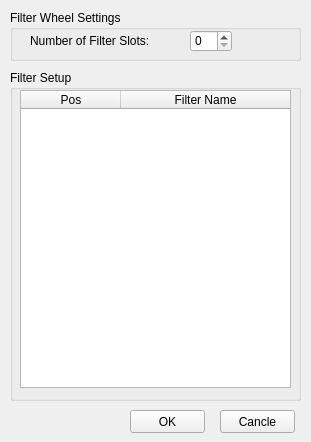
<?xml version="1.0" encoding="UTF-8"?>
<ui version="4.0">
 <class>CFWSetup</class>
 <widget class="QDialog" name="CFWSetup">
  <property name="geometry">
   <rect>
    <x>0</x>
    <y>0</y>
    <width>311</width>
    <height>442</height>
   </rect>
  </property>
  <property name="windowTitle">
   <string>Color Filter Wheel Setup</string>
  </property>
  <widget class="QPushButton" name="pushButton_cancle">
   <property name="geometry">
    <rect>
     <x>220</x>
     <y>410</y>
     <width>75</width>
     <height>23</height>
    </rect>
   </property>
   <property name="text">
    <string>Cancle</string>
   </property>
   <property name="autoDefault">
    <bool>false</bool>
   </property>
  </widget>
  <widget class="QGroupBox" name="groupBox_filterSetup">
   <property name="geometry">
    <rect>
     <x>10</x>
     <y>70</y>
     <width>291</width>
     <height>331</height>
    </rect>
   </property>
   <property name="title">
    <string>Filter Setup</string>
   </property>
   <widget class="QTableWidget" name="tableWidget_cfwSetup">
    <property name="geometry">
     <rect>
      <x>10</x>
      <y>20</y>
      <width>271</width>
      <height>298</height>
     </rect>
    </property>
    <property name="lineWidth">
     <number>1</number>
    </property>
    <property name="midLineWidth">
     <number>0</number>
    </property>
    <property name="gridStyle">
     <enum>Qt::SolidLine</enum>
    </property>
    <property name="rowCount">
     <number>0</number>
    </property>
    <attribute name="horizontalHeaderHighlightSections">
     <bool>true</bool>
    </attribute>
    <attribute name="horizontalHeaderMinimumSectionSize">
     <number>22</number>
    </attribute>
    <attribute name="horizontalHeaderShowSortIndicator" stdset="0">
     <bool>false</bool>
    </attribute>
    <attribute name="horizontalHeaderStretchLastSection">
     <bool>true</bool>
    </attribute>
    <attribute name="verticalHeaderVisible">
     <bool>false</bool>
    </attribute>
    <attribute name="verticalHeaderMinimumSectionSize">
     <number>22</number>
    </attribute>
    <attribute name="verticalHeaderStretchLastSection">
     <bool>false</bool>
    </attribute>
    <column>
     <property name="text">
      <string>Pos</string>
     </property>
    </column>
    <column>
     <property name="text">
      <string>Filter Name</string>
     </property>
    </column>
   </widget>
  </widget>
  <widget class="QPushButton" name="pushButton_ok">
   <property name="geometry">
    <rect>
     <x>130</x>
     <y>410</y>
     <width>75</width>
     <height>23</height>
    </rect>
   </property>
   <property name="text">
    <string>OK</string>
   </property>
   <property name="autoDefault">
    <bool>false</bool>
   </property>
  </widget>
  <widget class="QGroupBox" name="groupBox_cfwSettings">
   <property name="geometry">
    <rect>
     <x>10</x>
     <y>10</y>
     <width>291</width>
     <height>51</height>
    </rect>
   </property>
   <property name="title">
    <string>Filter Wheel Settings</string>
   </property>
   <widget class="QLabel" name="label_filterSlotsNum">
    <property name="geometry">
     <rect>
      <x>20</x>
      <y>20</y>
      <width>151</width>
      <height>22</height>
     </rect>
    </property>
    <property name="text">
     <string>Number of Filter Slots:</string>
    </property>
   </widget>
   <widget class="QSpinBox" name="spinBox_filterSlotsNum">
    <property name="geometry">
     <rect>
      <x>180</x>
      <y>20</y>
      <width>42</width>
      <height>22</height>
     </rect>
    </property>
    <property name="accelerated">
     <bool>false</bool>
    </property>
    <property name="keyboardTracking">
     <bool>false</bool>
    </property>
    <property name="maximum">
     <number>30</number>
    </property>
   </widget>
  </widget>
 </widget>
 <resources/>
 <connections/>
</ui>
